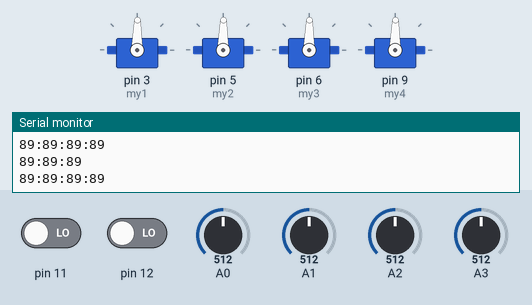
Simulated run of this sketch. Board: Arduino Uno, built with avr-gcc and run on an emulated ATmega328P. Shown: 4 × servo, the last lines printed to the serial monitor. The inputs (shaded band) are chosen by the test bench; at power-on: A0 = 512, pin 12 LOW, pin 11 LOW, A1 = 512, A2 = 512, A3 = 512.

Above: at 1.2 s.
1.3 s: A0 set to 554
At 2.1 s:
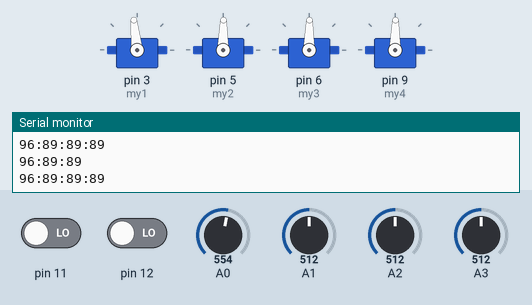
2.8 s: A0 set to 586
At 3.5 s:
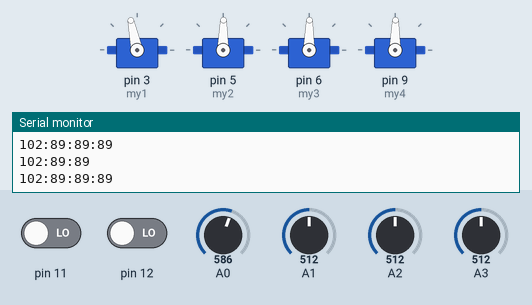
4.3 s: pin 12 driven HIGH
At 5.3 s:
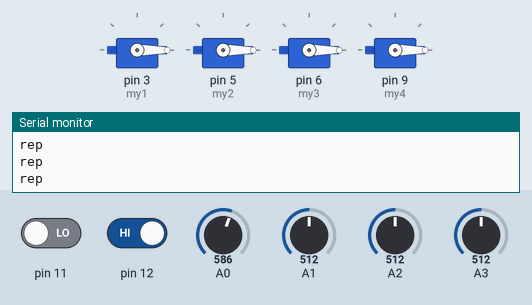
Timing chart, 0 to 7.3 s (numbered marks = the images above; inputs shaded):
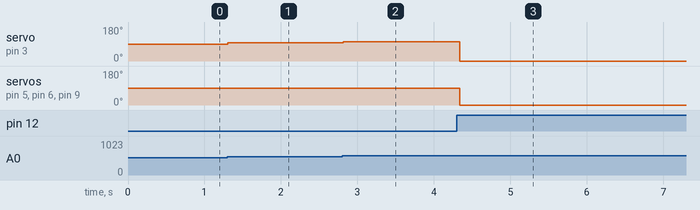

Measured:
- after the input at 1.3 s, servo on pin 3 (my1): 89° → 96° at once
- after the input at 2.8 s, servo on pin 3 (my1): 96° → 102° at once
- after the input at 4.3 s, servo on pin 3 (my1): 102° → 0° at once; servo on pin 5 (my2), servo on pin 6 (my3), servo on pin 9 (my4): 89° → 0° at once

The sketch:

robotic_arm_wameedh.ino
```cpp
// Coded by T.Ayoub H.Abdelkhalek B.Yacine B.Mehieddine
// Code of Robotic arm using POTs


#include <Servo.h>

Servo my1;
Servo my2;
Servo my3;
Servo my4;

int val1,val2,val3,val4,v1,v2,v3,v4;
int i=0;

byte a[1500];
void setup()
{

  Serial.begin(9600);

  my1.attach(3);
  my2.attach(5);
  my3.attach(6);
  my4.attach(9);

  v1=analogRead(A0);
  v2=analogRead(A1);
  v3=analogRead(A2);
  v4=analogRead(A3);


  val1 = map(val1, 0, 700, 0, 179);
  val2 = map(val2, 0, 700, 0, 179);
  val3 = map(val3, 0, 700, 0, 179);
  val4 = map(val4, 0, 700, 0, 179);

}

void loop()
{
 f:
  i=0;
  v1=(int)map(analogRead(A0), 0, 1023, 0, 179);
  v2=(int)map(analogRead(A1), 0, 1023, 0, 179);
  v3=(int)map(analogRead(A2), 0, 1023, 0, 179);
  v4=(int)map(analogRead(A3), 0, 1023, 0, 179);

  val1=(abs(v1-val1)> 5)?v1:val1;
  val2=(abs(v2-val2)> 5)?v2:val2;
  val3=(abs(v3-val3)> 5)?v3:val3;
  val4=(abs(v4-val4)> 5)?v4:val4;

  my1.write(val1);
  my2.write(val2);
  my3.write(val3);
  my4.write(val4);
  Serial.println(String(v1)+":"+String(v2)+":"+String(v3));
    delay(15);


  Serial.println(String(val1)+":"+String(val2)+":"+String(val3)+":"+String(val4));

  //***************************************************recording **************************************************************///

  if(digitalRead(11)==HIGH){
    delay(20);
    n:digitalWrite(8,HIGH);

    Serial.println("rec");
  v1=(int)map(analogRead(A0), 0, 1023, 0, 179);
  v2=(int)map(analogRead(A1), 0, 1023, 0, 179);
  v3=(int)map(analogRead(A2), 0, 1023, 0, 179);
  v4=(int)map(analogRead(A3), 0, 1023, 0, 179);

  val1=(abs(v1-val1)> 5)?v1:val1;
  a[i]=val1;
  i=i+1;
  val2=(abs(v2-val2)> 3)?v2:val2;
  a[i]=val2;
  i=i+1;
  val3=(abs(v3-val3)> 3)?v3:val3;
  a[i]=val3;
  i=i+1;
  val4=(abs(v4-val4)> 3)?v4:val4;
  a[i]=val4;
  i=i+1;

  my1.write(val1);
  my2.write(val2);
  my3.write(val3);
  my4.write(val4);
  delay(25);
  if(i<1499){
    goto n;
  }
  else if(i==1499){
    digitalWrite(8,LOW);
    i=0;
    goto f ;
  }
  }
  //*********************************************replaying*******************************************//

  if(digitalRead(12)==HIGH){
    delay(20);
   i=0;
  o:
   digitalWrite(7,HIGH);


   Serial.println("rep");
    my1.write(a[i]);
    i=i+1;
  my2.write(a[i]);
  i=i+1;
  my3.write(a[i]);
  i=i+1;
  my4.write(a[i]);
  i=i+1;
  delay(25);
  if(i<1499){
    goto o;
  }
  else if (i==1499){
    goto f;
  }
  }
}
```
